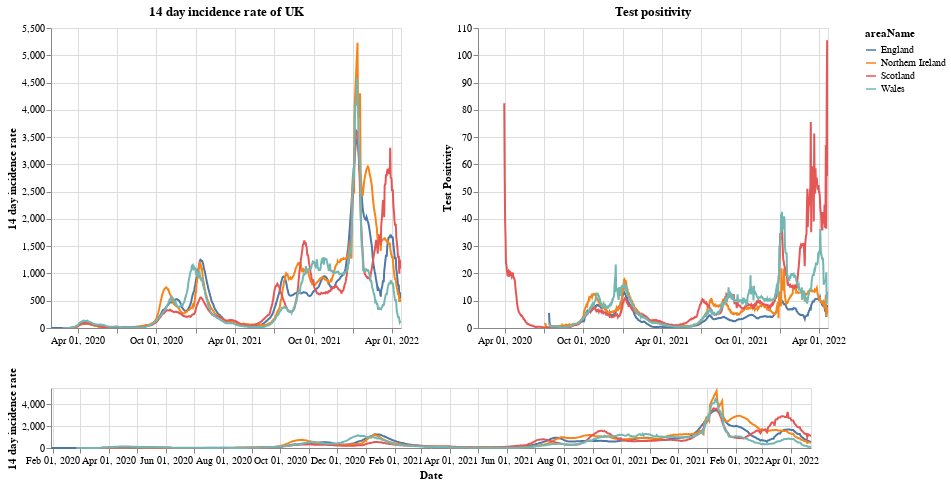

The cell this chart's notebook holds for it:
### Markdown cell above
# Plots

First a plot with each country in the UK. The top right shows the positivity rate for (which is the percentage of registered tests which were positive) while the top left is the 14 day incidence rate. The bottom chart can be used to select the timeframe (does not work on a mobile device).

### Code cell
#collapse
brush = alt.selection(type='interval', name='DateBrush',encodings=['x'],fields=['Time'])
leg_selection = alt.selection_multi(fields=['areaName'], bind='legend')

base = alt.Chart(uk_cases).mark_line().encode(
    x=alt.X("yearmonthdate(date):T", axis=alt.Axis(title='Date')),
    y=alt.Y("twoWeeklyCasesRate:Q", axis=alt.Axis(title='14 day incidence rate')),
    tooltip=['areaName', 'date','twoWeeklyCasesRate', 'testPositivity'],
    color='areaName',
    opacity=alt.condition(leg_selection, alt.value(2), alt.value(0.1))
).add_selection(leg_selection).properties(width=350)

upper = base.encode(alt.X('yearmonthdate(date):T', axis=alt.Axis(title=''),
                         scale=alt.Scale(domain=brush))
                   ).properties(title=f'14 day incidence rate of UK')
upper_right = upper.encode(alt.Y('testPositivity:Q', axis=alt.Axis(title='Test Positivity'))).properties(title='Test positivity')
lower = base.properties(height=60, width = 760).add_selection(brush)

(upper | upper_right) & lower

### Figure 1 — Vega-Lite specification as saved in the notebook (floating-point values rounded to 4 significant figures; data arrays with more than 128 entries replaced by an {"elided": "..."} marker saying what was removed)
{"config": {"view": {"continuousWidth": 400, "continuousHeight": 300}}, "vconcat": [{"hconcat": [{"mark": "line", "encoding": {"color": {"type": "nominal", "field": "areaName"}, "opacity": {"condition": {"value": 2, "selection": "selector001"}, "value": 0.1}, "tooltip": [{"type": "nominal", "field": "areaName"}, {"type": "temporal", "field": "date"}, {"type": "quantitative", "field": "twoWeeklyCasesRate"}, {"type": "quantitative", "field": "testPositivity"}], "x": {"type": "temporal", "axis": {"title": ""}, "field": "date", "scale": {"domain": {"selection": "DateBrush"}}, "timeUnit": "yearmonthdate"}, "y": {"type": "quantitative", "axis": {"title": "14 day incidence rate"}, "field": "twoWeeklyCasesRate"}}, "selection": {"selector001": {"type": "multi", "fields": ["areaName"], "bind": "legend"}}, "title": "14 day incidence rate of UK", "width": 350}, {"mark": "line", "encoding": {"color": {"type": "nominal", "field": "areaName"}, "opacity": {"condition": {"value": 2, "selection": "selector001"}, "value": 0.1}, "tooltip": [{"type": "nominal", "field": "areaName"}, {"type": "temporal", "field": "date"}, {"type": "quantitative", "field": "twoWeeklyCasesRate"}, {"type": "quantitative", "field": "testPositivity"}], "x": {"type": "temporal", "axis": {"title": ""}, "field": "date", "scale": {"domain": {"selection": "DateBrush"}}, "timeUnit": "yearmonthdate"}, "y": {"type": "quantitative", "axis": {"title": "Test Positivity"}, "field": "testPositivity"}}, "selection": {"selector001": {"type": "multi", "fields": ["areaName"], "bind": "legend"}}, "title": "Test positivity", "width": 350}]}, {"mark": "line", "encoding": {"color": {"type": "nominal", "field": "areaName"}, "opacity": {"condition": {"value": 2, "selection": "selector001"}, "value": 0.1}, "tooltip": [{"type": "nominal", "field": "areaName"}, {"type": "temporal", "field": "date"}, {"type": "quantitative", "field": "twoWeeklyCasesRate"}, {"type": "quantitative", "field": "testPositivity"}], "x": {"type": "temporal", "axis": {"title": "Date"}, "field": "date", "timeUnit": "yearmonthdate"}, "y": {"type": "quantitative", "axis": {"title": "14 day incidence rate"}, "field": "twoWeeklyCasesRate"}}, "height": 60, "selection": {"selector001": {"type": "multi", "fields": ["areaName"], "bind": "legend"}, "DateBrush": {"type": "interval", "encodings": ["x"], "fields": ["Time"]}}, "width": 760}], "data": {"name": "data-494c5e9e0605e33b8bc4cf5625a73006"}, "$schema": "https://vega.github.io/schema/vega-lite/v4.8.1.json", "datasets": {"data-494c5e9e0605e33b8bc4cf5625a73006": {"elided": "3172 records"}}}
